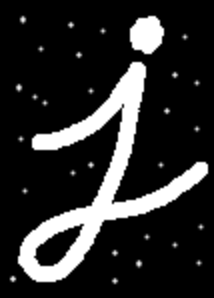
#> input picture images/j_noise.png, 214 x 298 px, found by its file name
$ jupyter execute --allow-errors morph2.ipynb
#> lines starting #> are read from the running program, lines starting #| are printed output that depends on the picture; after the words box and inside, x2 and y2 are one past the last pixel; in counts of white or black regions, pixels touching at a corner belong together
[cell 1]
import cv2 as cv
import numpy as np
import matplotlib.pyplot as plt

[cell 2]
img = cv.imread("/Users/miguelcamargorojas/Documents/UP/PDI-Ago-dic25/Grupo A/images/j.png", 0)

[cell 3]
def show_img(img, title=""):
    plt.imshow(img, cmap="gray")
    plt.title(title)
    plt.show()

#> (a cell that did not finish here is left out)

[cell 5]
np.unique(img)

---
## Apertura

Erosión -> Dilatación

[cell 6]
s_e = np.ones((7, 7), np.uint8)

#> (a cell that did not finish here is left out)

---

[cell 8]
j_noise = cv.imread('/Users/miguelcamargorojas/Documents/UP/PDI-Ago-dic25/Grupo A/images/j_noise.png', 0)
#> j_noise is the input picture: shape (298, 214); min 0, max 255, mean 42.9
np.unique(j_noise)
#> Out = 73 values from 0 to 255

[cell 9]
show_img(j_noise)

[cell 10]
umbral, j_noise_bin = cv.threshold(j_noise, 0, 255, cv.THRESH_BINARY | cv.THRESH_OTSU)
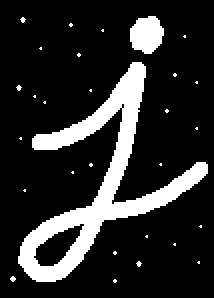
#> j_noise_bin: shape (298, 214); 16.6% white; 29 white regions (23 under 20 px), largest, box (x1, y1, x2, y2) and area: (18, 62, 208, 282) 9324, (130, 16, 164, 54) 980, (10, 276, 16, 282) 24, (20, 17, 26, 23) 22, (16, 85, 22, 91) 22, (136, 261, 142, 267) 22
#> umbral = 123
show_img(j_noise_bin, umbral)

[cell 11]
s_e = np.ones((5, 5), np.uint8)
show_img(cv.dilate(cv.erode(j_noise_bin, s_e), s_e))
#> call 4 of show_img, with title = ''
#> in show_img (call 4), `plt.show()`:
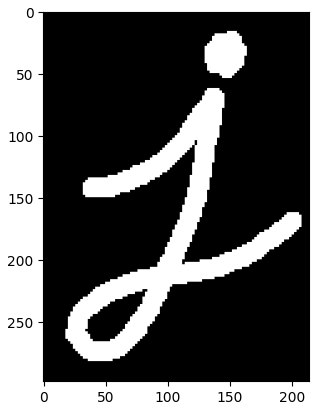
#> figure drawn by matplotlib, 1 panel

---

[cell 12]
cv.MORPH_ERODE

[cell 13]
# Erosión con morphologyEx - NO TIENE SENTIDO PORQUE ES UNA OP PRIMITIVA Y TIENE SU FUNCIÓN DEDICADA

show_img(cv.morphologyEx(j_noise_bin, cv.MORPH_ERODE, s_e))
#> in show_img (call 5), `plt.show()`:
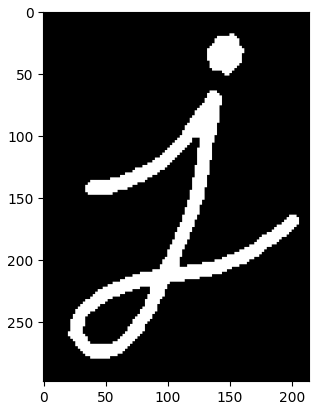
#> figure drawn by matplotlib, 1 panel

[cell 14]
# Dilatar con morphologyEx - NO TIENE SENTIDO PORQUE ES UNA OP PRIMITIVA Y TIENE SU FUNCIÓN DEDICADA

show_img(cv.morphologyEx(j_noise_bin, cv.MORPH_DILATE, s_e))
#> in show_img (call 6), `plt.show()`:
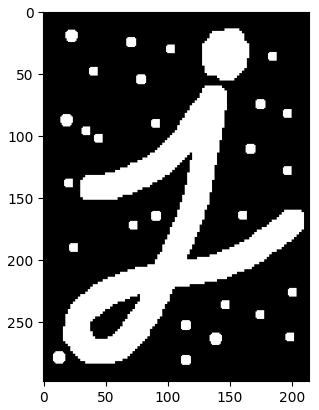
#> figure drawn by matplotlib, 1 panel

[cell 15]
# Apertura con morphologyEx

show_img(cv.morphologyEx(j_noise_bin, cv.MORPH_OPEN, s_e))

---
## Cierre
Dilatación -> Erosión

[cell 16]
j_hole = cv.imread('/Users/miguelcamargorojas/Documents/UP/PDI-Ago-dic25/Grupo A/images/j_hole.png', 0)
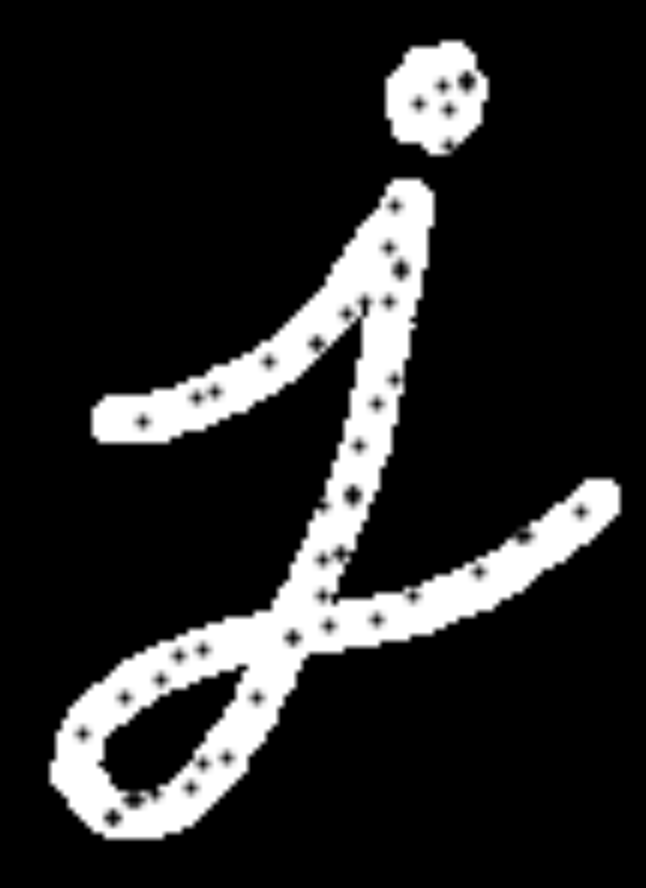
#> input picture images/j_hole.png, 646 x 888 px, found by its file name
#> j_hole is the input picture: shape (888, 646); min 0, max 255, mean 38.7
np.unique(j_hole)
#> Out = 256 values from 0 to 255

[cell 17]
umbral, j_hole_bin = cv.threshold(j_hole, 0, 255, cv.THRESH_BINARY | cv.THRESH_OTSU)
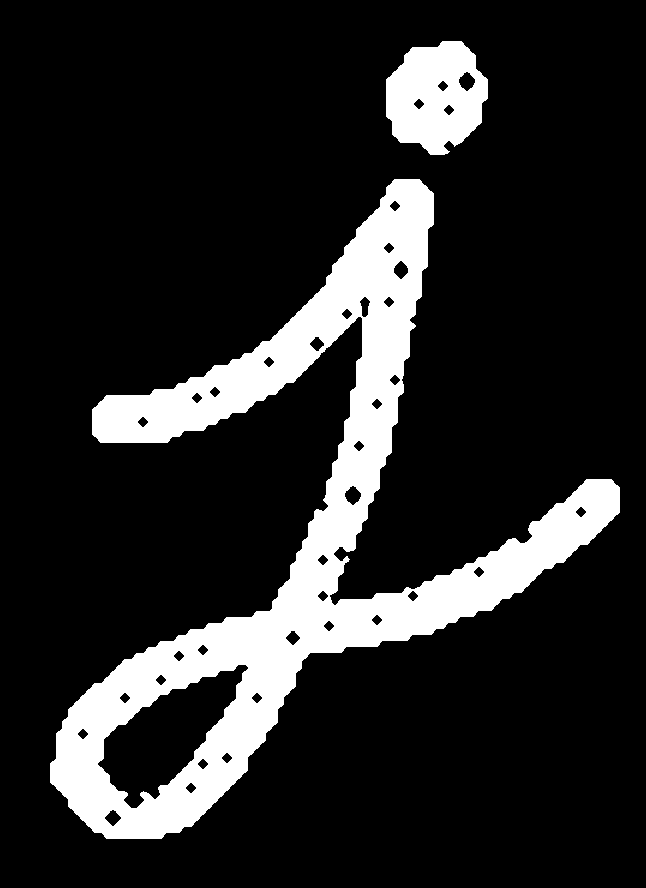
#> j_hole_bin: shape (888, 646); 15.5% white; 2 white regions, box (x1, y1, x2, y2) and area: (50, 179, 620, 839) 80735, (386, 41, 488, 155) 8338
#> umbral = 119
show_img(j_hole_bin, str(int(umbral)))

[cell 18]
s_e = np.ones((11, 11), np.uint8)
show_img(cv.dilate(j_hole_bin, s_e))
#> in show_img (call 9), `plt.show()`:
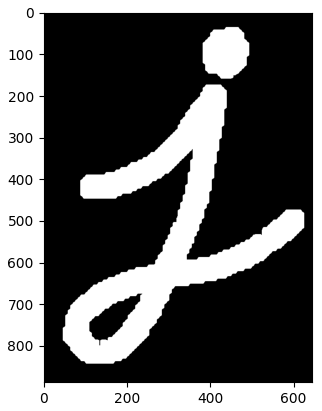
#> figure drawn by matplotlib, 1 panel

[cell 19]
s_e = np.ones((11, 11), np.uint8)
show_img(cv.erode(cv.dilate(j_hole_bin, s_e), s_e))
#> in show_img (call 10), `plt.show()`:
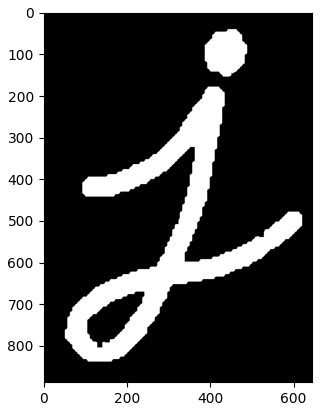
#> figure drawn by matplotlib, 1 panel

[cell 20]
s_e = np.ones((5, 5), np.uint8)
show_img(cv.morphologyEx(j_hole_bin, cv.MORPH_CLOSE, s_e, iterations=3))
